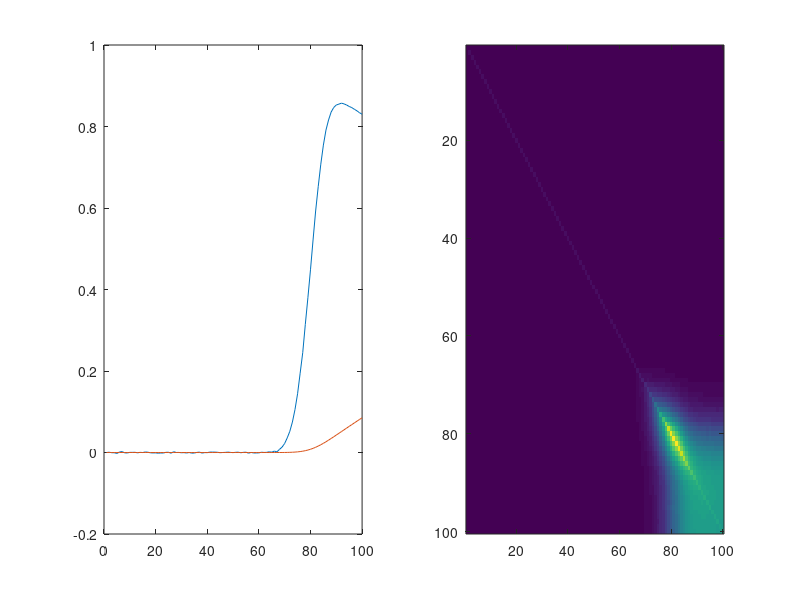

Here is the MATLAB script that generated this plot:
%% Parameters
t = 1:100;
A = -1;
B = -0.1;
I = 1;
trialN = 10000;
x(1,1,1:trialN) = 0;
x(1,2,1:trialN) = 0;
tau = 200;
W = 0.1;
t0 = 80;
WI = 2;

%% Simulate
for triali = 1:trialN
    Itemp = I + randn/WI;
    t0temp = t0 + floor(5*randn);
    for ti = 2:length(t)
        if ti > t0temp
            x(ti,1,triali) = B*x(ti-1,1,triali) + A*x(ti-1,2,triali) + Itemp + W*randn;
            x(ti,2,triali) = x(ti-1,2,triali) + x(ti-1,1,triali)/tau;
        else
            x(ti,1,triali) = B*x(ti-1,1,triali) + A*x(ti-1,2,triali) + W*randn;
            x(ti,2,triali) = x(ti-1,2,triali) + x(ti-1,1,triali)/tau;
        end
    end
end

%%
M = mean(x,3);
C = cov(permute(x(:,1,:)-M(:,1),[3,1,2]));
C2 = C - diag(diag(C));

% figure
subplot(1,2,1)
plot(M)
subplot(1,2,2)
imagesc(C)